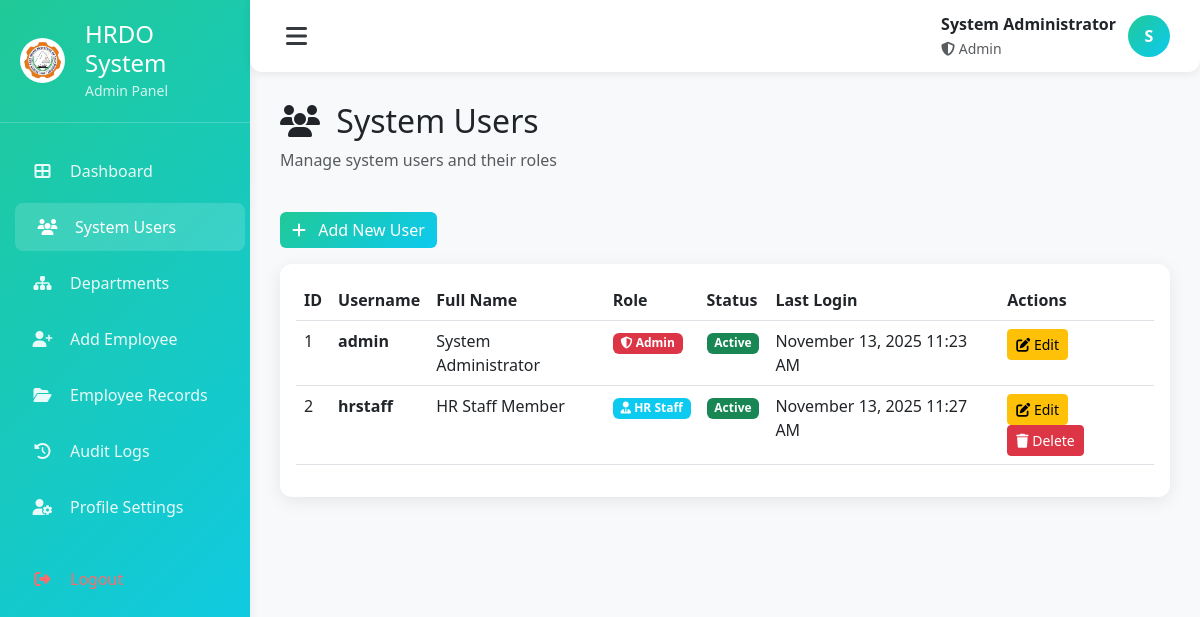
The app's page /admin/SystemUsers.php (signed in) with its own data.
### tables this page shows
CREATE TABLE `system_users` (
  `id` int(11) NOT NULL,
  `username` varchar(100) NOT NULL,
  `full_name` varchar(150) NOT NULL,
  `password` varchar(255) NOT NULL,
  `role` enum('Admin','HR STAFF') NOT NULL DEFAULT 'HR STAFF',
  `active` tinyint(1) DEFAULT 1,
  `created_at` timestamp NOT NULL DEFAULT current_timestamp(),
  `updated_at` timestamp NOT NULL DEFAULT current_timestamp() ON UPDATE current_timestamp(),
  `last_login` timestamp NULL DEFAULT NULL
);

### includes/functions.php (called while the page is built, shortened)
<?php
function formatDateTime($datetime) {
    return date('F d, Y g:i A', strtotime($datetime));
}

### admin/SystemUsers.php (the view, shortened to what this page needs)
<?php
require_once '../db.php';
require_once '../includes/functions.php';
$stmt = $pdo->query("SELECT * FROM system_users ORDER BY created_at DESC");
$users = $stmt->fetchAll();
include '../components/adminNavigation.php';
?>
<div class="row mb-4">
    <div class="col-12">
        <h2><i class="fas fa-users me-2"></i> System Users</h2>
        <p class="text-muted">Manage system users and their roles</p>
    </div>
</div>
<div class="mb-3">
    <button type="button" class="btn btn-primary" data-bs-toggle="modal" data-bs-target="#addUserModal">
        <i class="fas fa-plus me-2"></i> Add New User
    </button>
</div>
<div class="card">
    <div class="card-body">
        <div class="table-responsive">
            <table id="usersTable" class="table table-hover">
                <thead>
                    <tr>
                        <th>ID</th>
                        <th>Username</th>
                        <th>Full Name</th>
                        <th>Role</th>
                        <th>Status</th>
                        <th>Last Login</th>
                        <th>Actions</th>
                    </tr>
                </thead>
                <tbody>
                    <?php foreach ($users as $user): ?>
                        <tr>
                            <td><?php echo $user['id']; ?></td>
                            <td><strong><?php echo htmlspecialchars($user['username']); ?></strong></td>
                            <td><?php echo htmlspecialchars($user['full_name']); ?></td>
                            <td>
                                <?php if ($user['role'] == 'Admin'): ?>
                                    <span class="badge bg-danger"><i class="fas fa-shield-alt"></i> Admin</span>
                                <?php else: ?>
                                    <span class="badge bg-info"><i class="fas fa-user-tie"></i> HR Staff</span>
                                <?php endif; ?>
                            </td>
                            <td>
                                <?php if ($user['active']): ?>
                                    <span class="badge bg-success">Active</span>
                                <?php else: ?>
                                    <span class="badge bg-secondary">Inactive</span>
                                <?php endif; ?>
                            </td>
                            <td><?php echo $user['last_login'] ? formatDateTime($user['last_login']) : 'Never'; ?></td>
                            <td>
                                <button type="button" class="btn btn-sm btn-warning"
                                        onclick="editUser(<?php echo htmlspecialchars(json_encode($user)); ?>)">
                                    <i class="fas fa-edit"></i> Edit
                                </button>
                                <?php if ($user['id'] != $_SESSION['user_id']): ?>
                                    <button type="button" class="btn btn-sm btn-danger"
                                            onclick="deleteUser(<?php echo $user['id']; ?>, '<?php echo htmlspecialchars($user['username']); ?>')">
                                        <i class="fas fa-trash"></i> Delete
                                    </button>
                                <?php endif; ?>
                            </td>
                        </tr>
                    <?php endforeach; ?>
                </tbody>
            </table>
        </div>
    </div>
</div>
<?php include '../includes/footer.php'; ?>

### components/adminNavigation.php (shortened to what this page needs)
<?php
$current_page = basename($_SERVER['PHP_SELF']);
?>
<!DOCTYPE html>
<html lang="en">
<head>
<link href="https://cdn.jsdelivr.net/npm/bootstrap@5.3.0/dist/css/bootstrap.min.css" rel="stylesheet">
<link rel="stylesheet" href="https://cdnjs.cloudflare.com/ajax/libs/font-awesome/6.4.0/css/all.min.css">
<link rel="stylesheet" href="https://cdn.datatables.net/1.13.6/css/dataTables.bootstrap5.min.css">
</head>
<body>
<div class="sidebar" id="sidebar">
    <div class="sidebar-header">
        <img src="../img/seaitLogo.png" alt="SEAIT Logo" class="sidebar-logo me-2">
        <div class="sidebar-text">
            <h4 class="mb-0">HRDO System</h4>
            <small style="opacity: 0.8;">Admin Panel</small>
        </div>
    </div>
    <div class="sidebar-menu">
        <a href="dashboard.php" class="<?php echo $current_page == 'dashboard.php' ? 'active' : ''; ?>">
            <i class="fas fa-th-large"></i>
            <span>Dashboard</span>
        </a>
        <a href="SystemUsers.php" class="<?php echo $current_page == 'SystemUsers.php' ? 'active' : ''; ?>">
            <i class="fas fa-users"></i>
            <span>System Users</span>
        </a>
        <a href="department.php" class="<?php echo $current_page == 'department.php' ? 'active' : ''; ?>">
            <i class="fas fa-sitemap"></i>
            <span>Departments</span>
        </a>
        <a href="addEmployee.php" class="<?php echo $current_page == 'addEmployee.php' ? 'active' : ''; ?>">
            <i class="fas fa-user-plus"></i>
            <span>Add Employee</span>
        </a>
        <a href="recordsEmployee.php" class="<?php echo $current_page == 'recordsEmployee.php' ? 'active' : ''; ?>">
            <i class="fas fa-folder-open"></i>
            <span>Employee Records</span>
        </a>
        <a href="auditlogs.php" class="<?php echo $current_page == 'auditlogs.php' ? 'active' : ''; ?>">
            <i class="fas fa-history"></i>
            <span>Audit Logs</span>
        </a>
        <a href="profilesettings.php" class="<?php echo $current_page == 'profilesettings.php' ? 'active' : ''; ?>">
            <i class="fas fa-user-cog"></i>
            <span>Profile Settings</span>
        </a>
        <a href="../auth/logout.php" style="margin-top: 20px; color: #ff6b6b;">
            <i class="fas fa-sign-out-alt"></i>
            <span>Logout</span>
        </a>
    </div>
</div>
<div class="main-content">
    <div class="top-navbar">
        <button class="toggle-btn" onclick="toggleSidebar()"><i class="fas fa-bars"></i></button>
        <div class="user-info">
            <div>
                <strong><?php echo htmlspecialchars($_SESSION['full_name']); ?></strong><br>
                <small class="text-muted"><i class="fas fa-shield-alt"></i> <?php echo htmlspecialchars($_SESSION['role']); ?></small>
            </div>
            <div class="user-avatar"><?php echo strtoupper(substr($_SESSION['full_name'],0,1)); ?></div>
        </div>
    </div>
    <div class="content-wrapper">

### includes/footer.php (shortened to what this page needs)
        </div>
    </div>
</body>
</html>

### components/adminNavigation.php (style rules this page uses)
:root { --sidebar-width: 250px; --sidebar-collapsed-width: 70px; --primary-color: #20c997; --secondary-color: #0dcaf0; --bg-color: #f8f9fa; --text-color: #343a40; --card-radius: 12px; }
body { font-family: 'Segoe UI', Tahoma, Geneva, Verdana, sans-serif; background-color: var(--bg-color); margin: 0; }
.sidebar { position: fixed; top: 0; left: 0; width: var(--sidebar-width); height: 100vh; background: linear-gradient(135deg, var(--primary-color), var(--secondary-color)); transition: width 0.3s ease; color: white; z-index: 1000; overflow-y: auto; box-shadow: 2px 0 10px rgba(0,0,0,0.05); }
.sidebar-header { display: flex; align-items: center; justify-content: flex-start; gap: 12px; padding: 20px; border-bottom: 1px solid rgba(255,255,255,0.2); }
.sidebar-logo { width: 45px; height: 45px; border-radius: 50%; background-color: white; padding: 4px; object-fit: cover; transition: transform 0.3s ease; }
.sidebar-menu { margin-top: 20px; display: flex; flex-direction: column; }
.sidebar-menu a { display: flex; align-items: center; gap: 15px; padding: 12px 20px; color: rgba(255,255,255,0.9); font-weight: 500; text-decoration: none; border-radius: 8px; margin: 4px 10px; transition: 0.3s; }
.sidebar-menu a i { min-width: 25px; text-align: center; }
.sidebar-menu a:hover, .sidebar-menu a.active { background-color: rgba(255,255,255,0.15); color: white; transform: translateX(5px); }
.main-content { margin-left: var(--sidebar-width); transition: margin-left 0.3s ease; min-height: 100vh; }
.top-navbar { position: sticky; top: 0; z-index: 1020; background: #fff; box-shadow: 0 2px 8px rgba(0,0,0,0.08); padding: 12px 30px; display: flex; justify-content: space-between; align-items: center; border-radius: 0 0 12px 12px; }
.toggle-btn { background: none; border: none; font-size: 24px; color: var(--text-color); cursor: pointer; transition: 0.2s; }
.user-info { display: flex; align-items: center; gap: 12px; }
.user-avatar { width: 42px; height: 42px; border-radius: 50%; background: linear-gradient(135deg, var(--primary-color), var(--secondary-color)); display: flex; align-items: center; justify-content: center; color: white; font-weight: 600; font-size: 16px; }
.content-wrapper { padding: 30px; }
.card { border: none; border-radius: var(--card-radius); box-shadow: 0 4px 18px rgba(0,0,0,0.08); transition: transform 0.2s ease, box-shadow 0.2s ease; }
.btn-primary { background: linear-gradient(135deg, var(--primary-color), var(--secondary-color)); border: none; transition: 0.3s ease; }

### records on screen
system_users: id "1", username "admin", full_name "System Administrator", role "Admin" (drawn), active "Active", last_login "November 13, 2025 11:23 AM"
system_users: id "2", username "hrstaff", full_name "HR Staff Member", role "HR STAFF" (drawn), active "Active", last_login "November 13, 2025 11:27 AM"

### other values on screen
$_SESSION['full_name'] "System Administrator"
$_SESSION['role'] "Admin"
substr($_SESSION['full_name'],0,1) "S"
